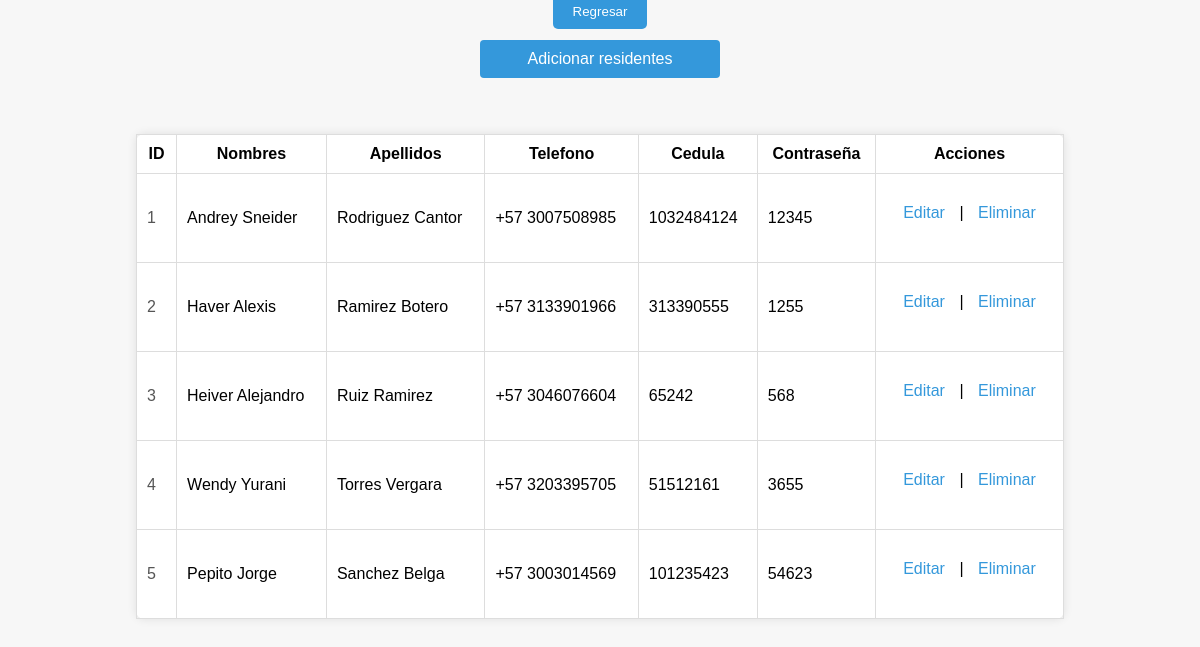
The page /login/CRUD_residentes/index.php on the database its author committed.
### tables this page shows
CREATE TABLE `residentes` (
	  `id` INT NOT NULL AUTO_INCREMENT,
	  `nombres` VARCHAR(45) NOT NULL,
	  `apellidos` VARCHAR(45) NOT NULL,
	  `telefono` VARCHAR(45) NOT NULL,
	  `cedula` VARCHAR(45) UNIQUE NOT NULL,
	  `contrasena` VARCHAR(60) NOT NULL,  
	  PRIMARY KEY (`id`)
	);

### login/CRUD_residentes/index.php (the view, shortened to what this page needs)
<?php
include_once("config.php");
$result = $dbConn->query("SELECT * FROM residentes ORDER BY id ASC");
?>
<!DOCTYPE html>
<html lang="es">
<head>
    <link rel="stylesheet" href="style.css">
</head>
<body>
    <a href="add.html" class="btn-lila">Adicionar residentes</a><br/><br/>
    <div class="container">
        <table class="table">
            <thead>
                <tr class="header-row">
                    <th>ID</th>
                    <th>Nombres</th>
                    <th>Apellidos</th>
                    <th>Telefono</th>
                    <th>Cedula</th>
                    <th>Contraseña</th>
                    <th>Acciones</th>
                </tr>
            </thead>
            <tbody>
                <?php
                while($row = $result->fetch(PDO::FETCH_ASSOC)) {
                    echo "<tr>";
                    echo "<td>".$row['id']."</td>";
                    echo "<td>".$row['nombres']."</td>";
                    echo "<td>".$row['apellidos']."</td>";
                    echo "<td>".$row['telefono']."</td>";
                    echo "<td>".$row['cedula']."</td>";
                    echo "<td>".$row['contrasena']."</td>";
                    echo "<td><a href=\"edit.php?id={$row['id']}\" class=\"edit-btn\">Editar</a> | <a href=\"delete.php?id={$row['id']}\" class=\"delete-btn\" onClick=\"return confirm('¿Está seguro de eliminar el registro?')\">Eliminar</a></td>";
                    echo "</tr>";
                }
                ?>
            </tbody>
        </table>
    </div>
    <div class="button-container">
                <button onclick="window.location.href='../dashboard.php'" class="reg-btn">Regresar</button>
            </div>
</body>
</html>

### login/CRUD_residentes/style.css (style rules this page uses)
body { font-family: 'Arial', sans-serif; background-color: #f7f7f7; padding: 20px; margin: 0; }
a { text-decoration: none; color: #3498db; padding: 10px; display: inline-block; margin-bottom: 20px; }
table { width: 100%; margin: auto; background: white; padding: 20px; border-radius: 8px; box-shadow: 0 0 10px rgba(0, 0, 0, 0.1); border-collapse: collapse; }
td, th { padding: 10px; border: 1px solid #ddd; }
td:first-child { text-align: left; color: #555; }
td:last-child { text-align: center; padding-top: 20px; }
@media screen and (min-width: 1200px) { table { max-width: 80%; margin: auto; } }
.btn-lila { background-color: #3498db; color: white; padding: 10px 20px; border: none; border-radius: 4px; cursor: pointer; transition: background-color 0.3s; display: block; width: 200px; margin: 20px auto; text-align: center; text-decoration: none; }
.button-container { display: flex; justify-content: center; padding: 5px; margin-top: -445px; }
.reg-btn { padding: 10px 20px; background-color: #3498db; color: white; border: none; border-radius: 5px; cursor: pointer; }
.container { width: 100%; margin: auto; }
.table { width: 100%; }
.button-container { display: flex; justify-content: center; padding: 5px; margin-top: -630px; }

### rows shown on the page
residentes: id "1", nombres "Andrey Sneider", apellidos "Rodriguez Cantor", telefono "+57 3007508985", cedula "1032484124", contrasena "12345"
residentes: id "2", nombres "Haver Alexis", apellidos "Ramirez Botero", telefono "+57 3133901966", cedula "313390555", contrasena "1255"
residentes: id "3", nombres "Heiver Alejandro", apellidos "Ruiz Ramirez", telefono "+57 3046076604", cedula "65242", contrasena "568"
residentes: id "4", nombres "Wendy Yurani", apellidos "Torres Vergara", telefono "+57 3203395705", cedula "51512161", contrasena "3655"
residentes: id "5", nombres "Pepito Jorge", apellidos "Sanchez Belga", telefono "+57 3003014569", cedula "101235423", contrasena "54623"
